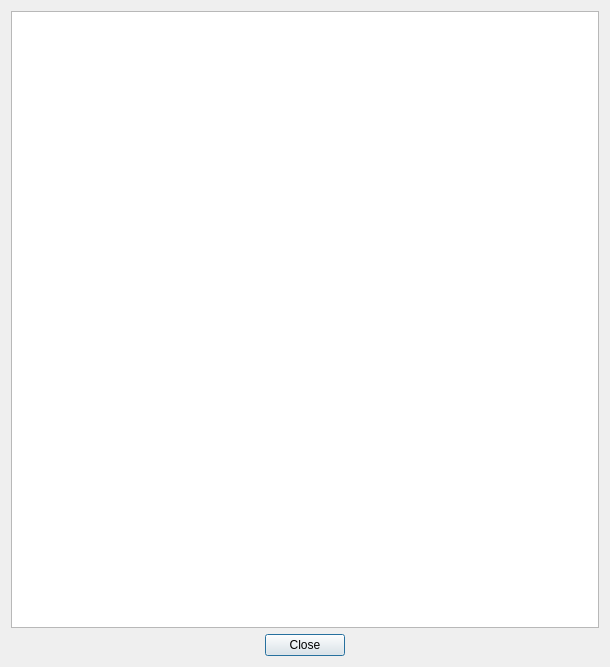
<?xml version="1.0" encoding="UTF-8"?>
<ui version="4.0">
 <class>Dialog</class>
 <widget class="QDialog" name="Dialog">
  <property name="geometry">
   <rect>
    <x>0</x>
    <y>0</y>
    <width>610</width>
    <height>667</height>
   </rect>
  </property>
  <property name="windowTitle">
   <string>Iptables rules</string>
  </property>
  <layout class="QVBoxLayout" name="verticalLayout">
   <item>
    <widget class="QTextEdit" name="iptables_text">
     <property name="font">
      <font>
       <family>DejaVu Sans Mono</family>
      </font>
     </property>
     <property name="lineWrapMode">
      <enum>QTextEdit::NoWrap</enum>
     </property>
     <property name="readOnly">
      <bool>true</bool>
     </property>
     <property name="acceptRichText">
      <bool>false</bool>
     </property>
    </widget>
   </item>
   <item>
    <widget class="QDialogButtonBox" name="buttonBox">
     <property name="orientation">
      <enum>Qt::Horizontal</enum>
     </property>
     <property name="standardButtons">
      <set>QDialogButtonBox::Close</set>
     </property>
     <property name="centerButtons">
      <bool>true</bool>
     </property>
    </widget>
   </item>
  </layout>
 </widget>
 <resources/>
 <connections>
  <connection>
   <sender>buttonBox</sender>
   <signal>accepted()</signal>
   <receiver>Dialog</receiver>
   <slot>accept()</slot>
   <hints>
    <hint type="sourcelabel">
     <x>248</x>
     <y>254</y>
    </hint>
    <hint type="destinationlabel">
     <x>157</x>
     <y>274</y>
    </hint>
   </hints>
  </connection>
  <connection>
   <sender>buttonBox</sender>
   <signal>rejected()</signal>
   <receiver>Dialog</receiver>
   <slot>reject()</slot>
   <hints>
    <hint type="sourcelabel">
     <x>316</x>
     <y>260</y>
    </hint>
    <hint type="destinationlabel">
     <x>286</x>
     <y>274</y>
    </hint>
   </hints>
  </connection>
 </connections>
</ui>
